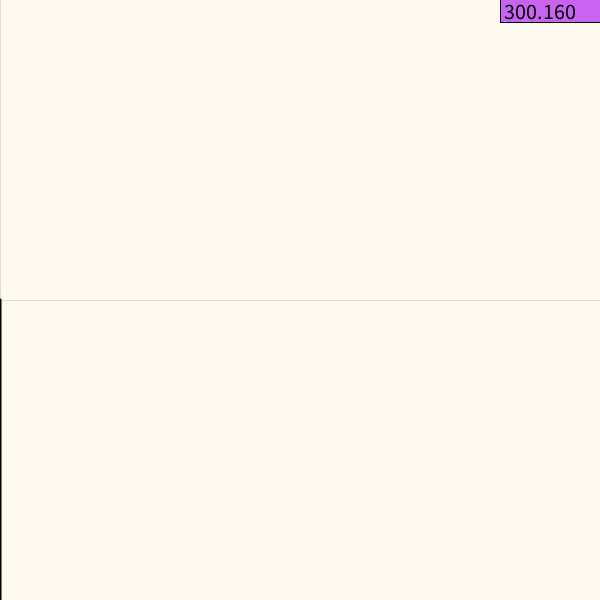
Frame 1 (no input)
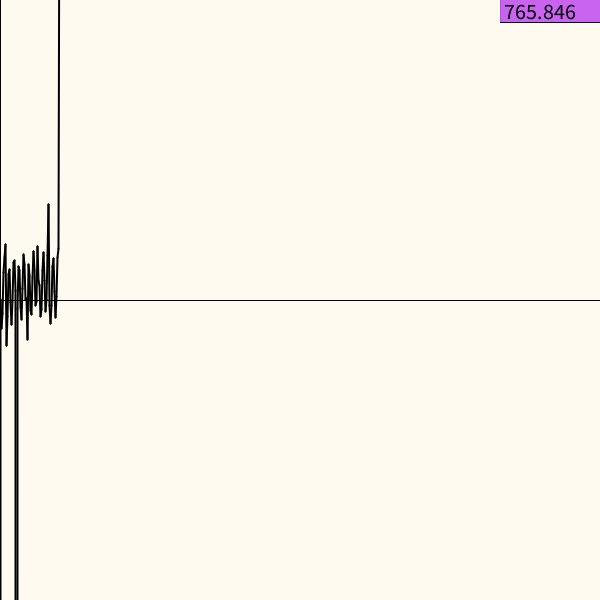
Frame 60 (the mouse pressed at the canvas centre just before this capture)
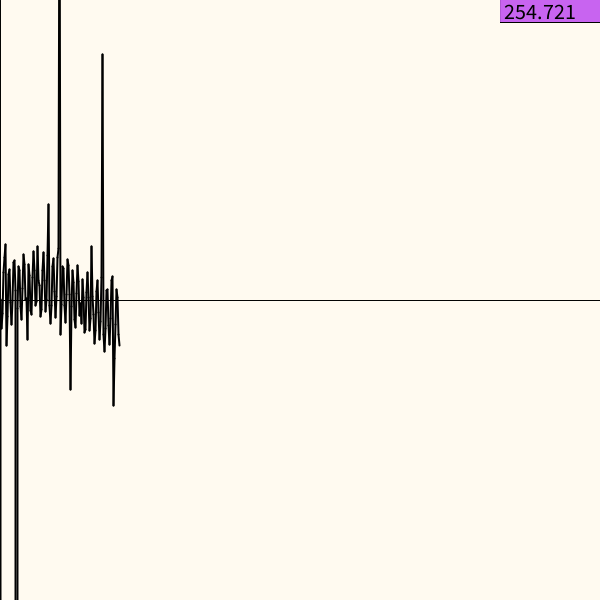
Frame 120 (the mouse held since frame 60 and released just before this capture)

The Processing sketch that drew these frames (run headless with seeded random() and noise(); from frame 60 on, the mouse is pressed at the canvas centre):

// Processing sketch: PerlinNoise1D_TEST
// ── PerlinNoise1D_TEST.pde
float delta = 0;
int t = 0;
int i = 1;
float[] Ax = new float[width*10];
float[] Ay = new float[width*10];

static int scale = 1;

void setup(){

size(600,600);
background(255,250,240);
//println(width + " x " + height);
frameRate(400);


}

public static float fnsin(float x, float A, float B){

  return A*sin(B*x);
  
}

public static float fnmod(float x, float A, float B){

  return (float) (B*100*Math.tan(A*x+B));
  
}

public static float fnT(float x){

  //return fnmod(x,16,0.04);
  return fnsin(x,16,0.04) + fnsin(x,16,5) + fnmod(x,16,0.04)+ fnsin(x,16,5);
}

void draw(){
translate(0, width);

float y = height/2 + fnT(delta);

println("y est: " + y);

Ax[i] = delta;
Ay[i] = y;

Ax[i+1] = delta+1;
Ay[i+1] = fnT(Ax[i+1]);

fill(200,100,240);
rect(500,-578, 600,-600);


textSize(22);
fill(0,0,0);
text(y,width-100,-height+18);

fill(0,0,0);
//point(scale*delta, -y);

strokeWeight(2);
line(scale*Ax[i-1],-Ay[i-1],scale*Ax[i],-Ay[i]);


delta = delta + 1;
i++;

fill(100,100,203);
strokeWeight(0.1);
line(0,0,0,-height);
line(0, -height/2, width, -height/2);


if(scale*delta > width){delta = 0; i = 1;

println("\n···························\n");
for(int j = 0 ; j < Ax.length-1 ; j++){
  
  print(" " + Ax[j]);
  
  
}

println("\n···························");



noLoop();

}

}
